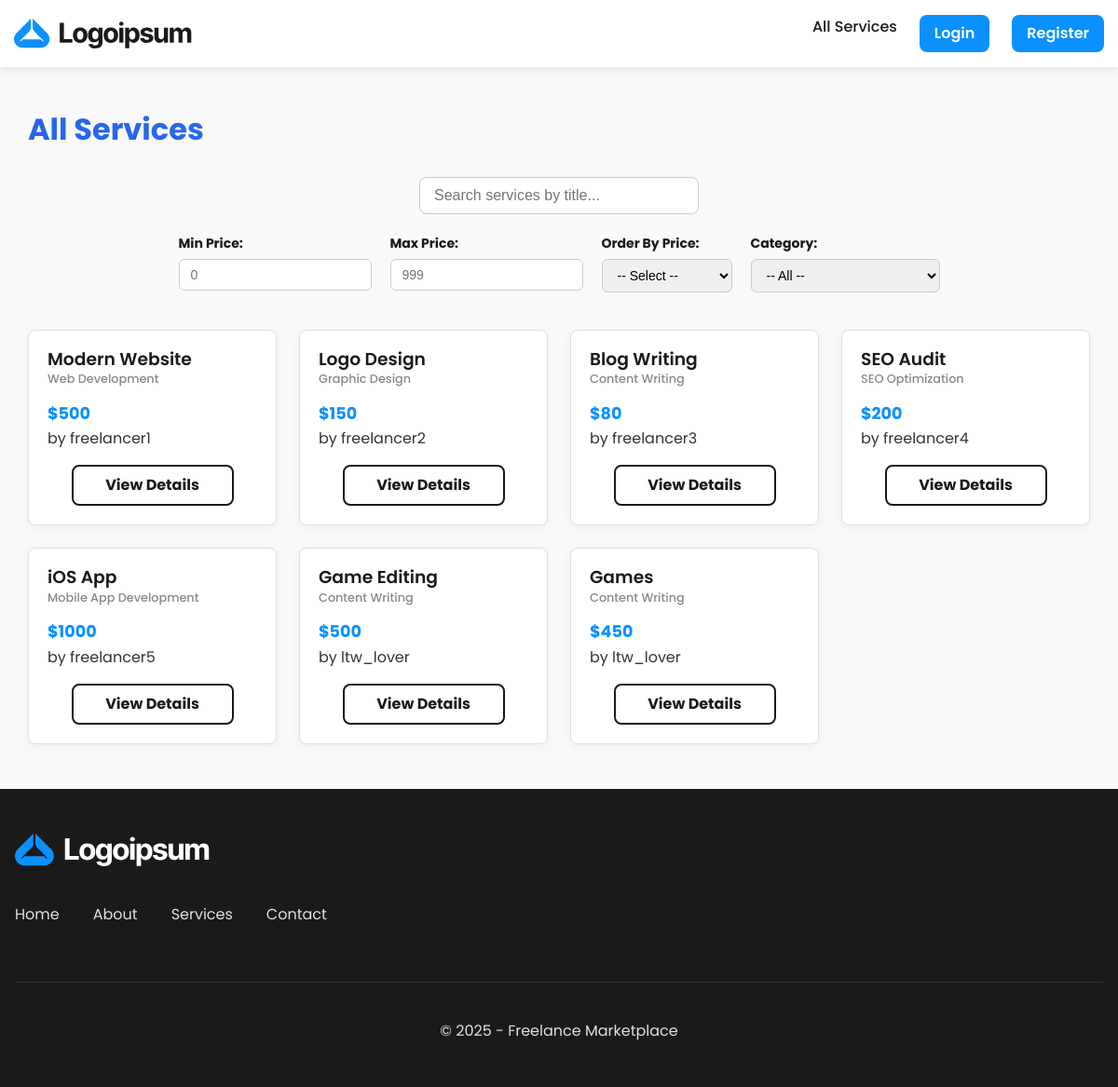
Before: /pages/services/list.php with the older database file.
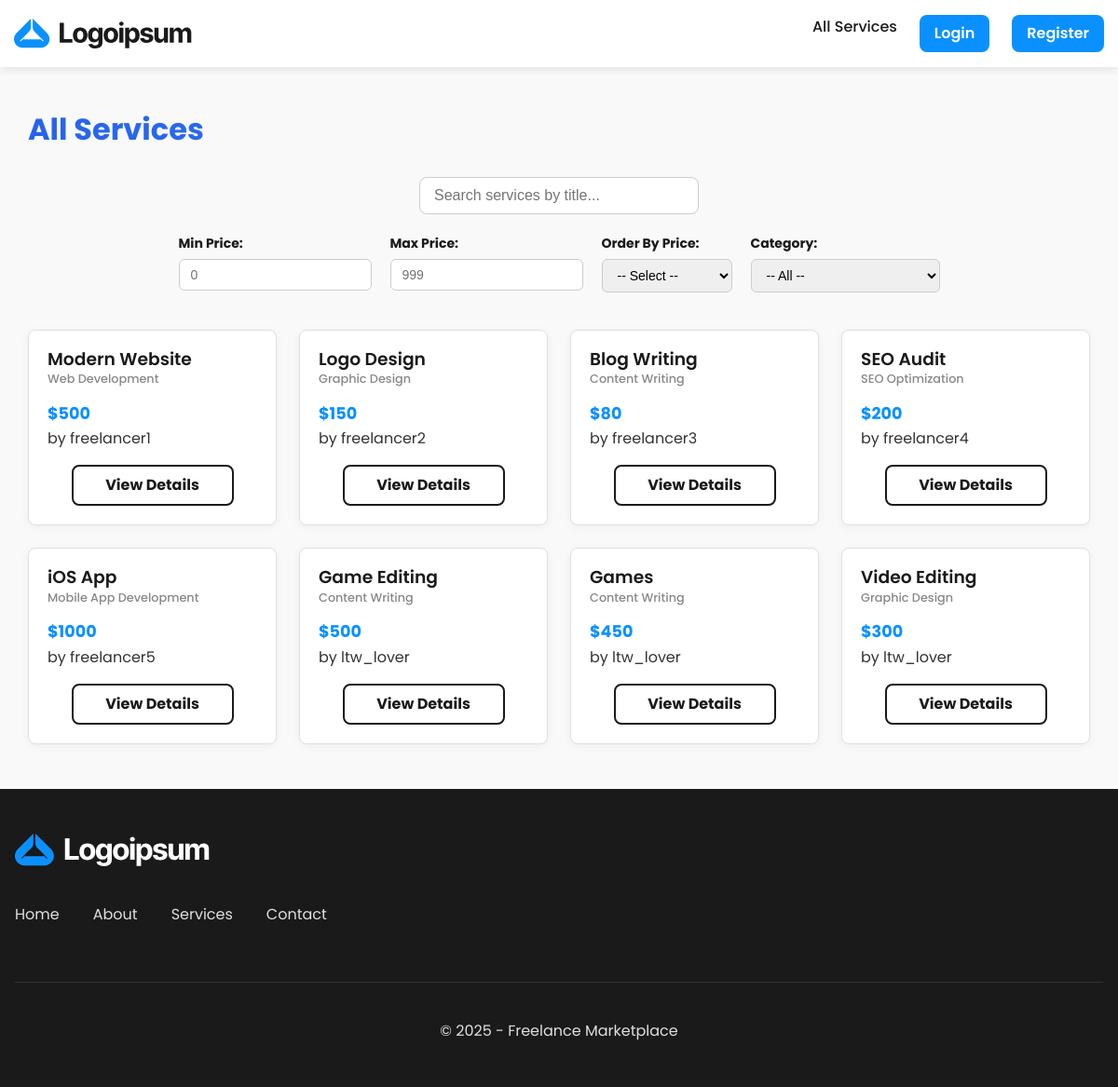
After: the same page with the newer database file.
### tables this page shows
CREATE TABLE Services (
    id INTEGER PRIMARY KEY AUTOINCREMENT,
    freelancer_id INTEGER NOT NULL,
    title TEXT NOT NULL,
    description TEXT NOT NULL,
    category_id INTEGER NOT NULL,
    price REAL NOT NULL,
    delivery_time INTEGER NOT NULL,
    created_at DATETIME DEFAULT CURRENT_TIMESTAMP,
    image_path TEXT,
    video_path TEXT,
    FOREIGN KEY (freelancer_id) REFERENCES Users(id),
    FOREIGN KEY (category_id) REFERENCES Categories(id)
);

CREATE TABLE Categories (
    id INTEGER PRIMARY KEY AUTOINCREMENT,
    name TEXT UNIQUE NOT NULL,
    description TEXT
);

### public/includes/utils.php (called while the page is built, shortened)
<?php
function isLoggedIn() {
    return isset($_SESSION['user_id']);
}
?>

### public/pages/services/list.php (the view, shortened to what this page needs)
<?php
require_once '../../includes/utils.php';
$db = getDB();
$userId = getCurrentUserID() ?? null;
$categoryId = $_GET['category'] ?? null;
$showMine = isset($_GET['mine']) && $_GET['mine'] == 1;
$query = "
    SELECT Services.*, Categories.name AS category_name, Users.username AS freelancer_name
    FROM Services
    JOIN Categories ON Services.category_id = Categories.id
    JOIN Users ON Services.freelancer_id = Users.id
";
$params = [];
$stmt = $db->prepare($query);
$stmt->execute($params);
$services = $stmt->fetchAll(PDO::FETCH_ASSOC);
include_once '../../templates/header.php';
?>
<div class="featured-services">
    <div class="container">
        <?php
        if ($categoryId) {
            $stmt = $db->prepare("SELECT name FROM Categories WHERE id = ?");
            $stmt->execute([$categoryId]);
            $category = $stmt->fetch(PDO::FETCH_ASSOC);
            if ($category) {
                echo '<h1 class="gradient-heading">' . htmlspecialchars($category['name']) . '</h1>';
                ?>
                <div class="search-bar">
                <input type="text" id="serviceSearch" placeholder="Search services by title...">
            </div>
            <form id="filterForm" class="service-filters">
                <div>
                    <label for="min_price">Min Price:</label>
                    <input type="number" id="min_price" placeholder="0">
                </div>
                <div>
                    <label for="max_price">Max Price:</label>
                    <input type="number" id="max_price" placeholder="999">
                </div>
                <div>
                    <label for="order">Order By Price:</label>
                    <select id="order">
                        <option value="">-- Select --</option>
                        <option value="asc">Low to High</option>
                        <option value="desc">High to Low</option>
                    </select>
                </div>
            </form>
            <?php
            }
        } else {
            echo '<h1 class="gradient-heading">All Services</h1>';
            ?>
            <div class="search-bar">
                <input type="text" id="serviceSearch" placeholder="Search services by title...">
            </div>
            <form id="filterForm" class="service-filters">
                <div>
                    <label for="min_price">Min Price:</label>
                    <input type="number" id="min_price" placeholder="0">
                </div>
                <div>
                    <label for="max_price">Max Price:</label>
                    <input type="number" id="max_price" placeholder="999">
                </div>
                <div>
                    <label for="order">Order By Price:</label>
                    <select id="order">
                        <option value="">-- Select --</option>
                    </select>
                </div>
                <div>
                    <label for="category">Category:</label>
                    <select id="category">
                        <option value="">-- All --</option>
                    </select>
                </div>
            </form>
            <?php
        }
        ?>
        <?php if (empty($services)): ?>
            <p>No services available yet.
                <?php if (!isLoggedIn()): ?>
                    <a href="<?php echo SITE_URL; ?>/pages/register.php">Register</a> and be the first to offer your services!
                <?php else: ?>
                    <a href="<?php echo SITE_URL; ?>/pages/services/add_job.php">Create a service</a> and be the first to offer your expertise!
                <?php endif; ?>
            </p>
        <?php else: ?>
            <div class="services-grid">
                <?php foreach ($services as $service): ?>
                    <div class="service-card"
                         data-title="<?php echo htmlspecialchars($service['title']); ?>"
                         data-price="<?php echo htmlspecialchars($service['price']); ?>"
                         data-category="<?php echo htmlspecialchars($service['category_id']); ?>">
                        <h3><?php echo htmlspecialchars($service['title']); ?></h3>
                        <p class="service-category"><?php echo htmlspecialchars($service['category_name']); ?></p>
                        <p class="service-price">$<?php echo htmlspecialchars($service['price']); ?></p>
                        <p class="service-freelancer">by <?php echo htmlspecialchars($service['freelancer_name']); ?></p>
                        <a href="<?php echo SITE_URL; ?>/pages/services/view.php?id=<?php echo $service['id']; ?>" class="btn">View Details</a>
                    </div>
                <?php endforeach; ?>
            </div>
        <?php endif; ?>
    </div>
</div>
<?php include_once '../../templates/footer.php'; ?>

### public/templates/header.php (shortened to what this page needs)
<?php
require_once __DIR__ . '/../includes/utils.php';
?>
<!DOCTYPE html>
<html lang="en">
<head>
    <link rel="stylesheet" href="<?php echo SITE_URL; ?>/assets/css/style.css">
    <link rel="stylesheet" href="https://cdnjs.cloudflare.com/ajax/libs/font-awesome/6.4.0/css/all.min.css">
</head>
<body>
    <header>
        <div class="container">
            <a href="<?php echo SITE_URL; ?>/" class="site-title">
                <img src="<?php echo SITE_URL; ?>/assets/svgs/logo.svg" alt="Freelance Marketplace Logo" class="logo">
            </a>
            <nav>
                <ul>
                                            <li><a href="<?php echo SITE_URL; ?>/pages/services/list.php">All Services</a></li>
                    <?php if(isLoggedIn()): ?>
                        <li><a href="<?php echo SITE_URL; ?>/pages/add_job.php" class="auth-link">Add Service</a></li>
                        <div class="dropdown">
                        <button class="dropdown-toggle" type="button">
                            ☰ Options
                        </button>
                        <div class="dropdown-menu">
                            <a href="<?php echo SITE_URL; ?>/pages/profile.php">Profile</a>
                            <a href="<?php echo SITE_URL; ?>/pages/services/list.php?mine=1">My Services</a>
                            <a href="<?php echo SITE_URL; ?>/pages/logout.php" class="logout-link">Logout</a>
                        </div>
                    </div>
                    <?php else: ?>
                        <li><a href="<?php echo SITE_URL; ?>/pages/login.php" class="auth-link">Login</a></li>
                        <li><a href="<?php echo SITE_URL; ?>/pages/register.php" class="auth-link">Register</a></li>
                    <?php endif; ?>
                </ul>
            </nav>
        </div>
    </header>
    <main>
        <div class="container">

### public/templates/footer.php (shortened to what this page needs)
        </div>
    </main>
    <footer id="footer-1390">
        <div class="cs-container">
            <div class="cs-top">
                <a aria-label="go back to home" class="cs-logo" href="<?php echo SITE_URL; ?>/">
                    <img class="cs-logo-img" loading="lazy" decoding="async" src="<?php echo SITE_URL; ?>/assets/svgs/logo-white.svg" alt="Freelance Marketplace Logo" width="209" height="40">
                </a>
                <ul class="cs-ul">
                    <li class="cs-li">
                        <a href="<?php echo SITE_URL; ?>/" class="cs-link">Home</a>
                    </li>
                    <li class="cs-li">
                        <a href="<?php echo SITE_URL; ?>/pages/about.php" class="cs-link">About</a>
                    </li>
                    <li class="cs-li">
                        <a href="<?php echo SITE_URL; ?>/pages/services/list.php" class="cs-link">Services</a>
                    </li>
                    <li class="cs-li">
                        <a href="<?php echo SITE_URL; ?>/pages/contact.php" class="cs-link">Contact</a>
                    </li>
                </ul>
            </div>
            <div class="cs-bottom">
                <span class="cs-copyright">
                    &copy; <?php echo date('Y'); ?> - <a href="<?php echo SITE_URL; ?>/" class="cs-copyright-link">Freelance Marketplace</a>
                </span>
            </div>
        </div>
    </footer>
</body>
</html>

Changed rows visible on the page:
added services: title "Video Editing", category.name "Graphic Design", price "300", freelancer_name "ltw_lover"
